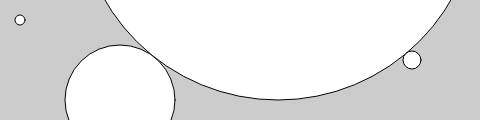
Frame 1 (no input)
Frame 60 (no input): identical to frame 1, image omitted
Frame 120 (the mouse pressed at the canvas centre since frame 60): identical to frame 1, image omitted

The p5.js sketch that drew this single still picture (run headless with seeded random() and noise() and a simulated clock; from frame 60 on, the mouse is pressed at the canvas centre):

// p5.js sketch
// ── sketch.js
function setup() {
  createCanvas(480,120);
}

function draw() {
  background(204);
  ellipse(278, -100, 400, 400);
  ellipse(120, 100, 110, 110);
  ellipse(412, 60, 18, 18);
  ellipse(20, 20, 10, 10);

}
